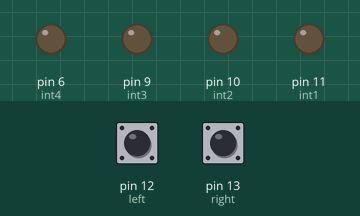
Bench run of a sketch on a simulated Arduino Uno, built with avr-gcc and run on an emulated ATmega328P. On the bench: output pins drawn as LEDs (lit = HIGH). The test bench sets the inputs (shaded band); at power-on: pin 12 (left) LOW, pin 13 (right) LOW. What the sketch prints to the serial monitor is not drawn.

Above: at 1.2 s.
1.3 s: pin 12 (left) pulled HIGH for 0.15 s
At 1.39 s:
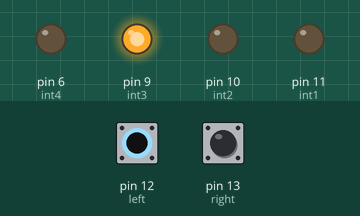
2.9 s: pin 13 (right) pulled HIGH for 0.15 s
At 2.99 s:
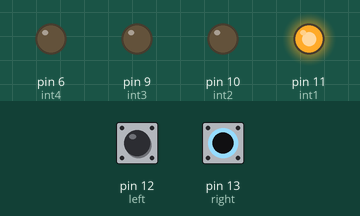
4.5 s: pin 13 (right) pulled HIGH for 3.2 s
At 8.9 s:
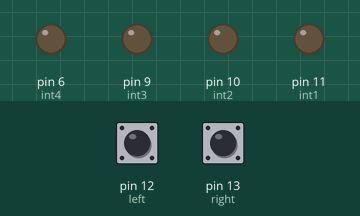
10.7 s: pin 12 (left) pulled HIGH for 3.2 s
At 11.4 s:
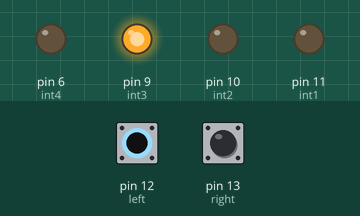
16.9 s: pin 12 (left) driven HIGH and pin 13 (right) driven HIGH
At 17.2 s:
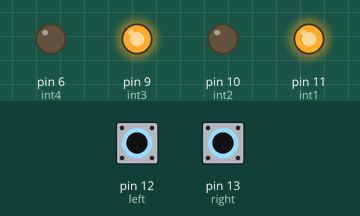
Timing chart, 0 to 19.4 s (numbered marks = the images above; inputs shaded):
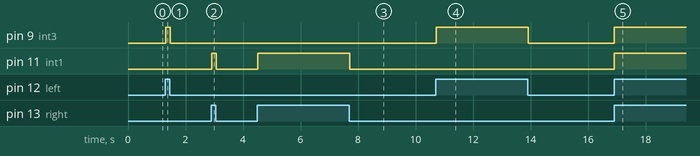

The sketch:

blackline_follower_2sensor_without_delay.ino
```cpp
int int1=11,int2=10,int3=9,int4=6;
int L,R;
int left=12,right=13;


void setup() {

  pinMode(int1,OUTPUT);
  pinMode(int2,OUTPUT);
  pinMode(int3,OUTPUT);
  pinMode(int4,OUTPUT);


Serial.begin(9600);

  pinMode(left,INPUT);

  pinMode(right,INPUT);


}

void loop() {

   L=digitalRead(left);

   R=digitalRead(right);


   if(L==1&&R==1)
   {


    digitalWrite(int1,HIGH);
    digitalWrite(int2,LOW);   //forward
    digitalWrite(int3,HIGH);
    digitalWrite(int4,LOW);


   }


    Serial.println(" forwad");

     if(L==0&&R==1)
   {


    digitalWrite(int1,HIGH);
    digitalWrite(int2,LOW);
    digitalWrite(int3,LOW);  //left
    digitalWrite(int4,LOW);


   }


  if(L==1&&R==0)
  {


    digitalWrite(int1,LOW);
    digitalWrite(int2,LOW);
    digitalWrite(int3,HIGH);  //right
    digitalWrite(int4,LOW);


  }

 if(L==0&&R==0)
   {


    digitalWrite(int1,LOW);
    digitalWrite(int2,LOW);   //forward
    digitalWrite(int3,LOW);
    digitalWrite(int4,LOW);


   }


}
```

Measured:
- after the input at 1.3 s, pin 9 (int3): LOW → HIGH at once, → LOW 0.15 s later
- after the input at 2.9 s, pin 11 (int1): LOW → HIGH at once, → LOW 0.15 s later
- after the input at 4.5 s, pin 11 (int1): LOW → HIGH at once, → LOW 3.2 s later
- after the input at 10.7 s, pin 9 (int3): LOW → HIGH at once, → LOW 3.2 s later
- after the input at 16.9 s, pin 9 (int3), pin 11 (int1): LOW → HIGH at once
